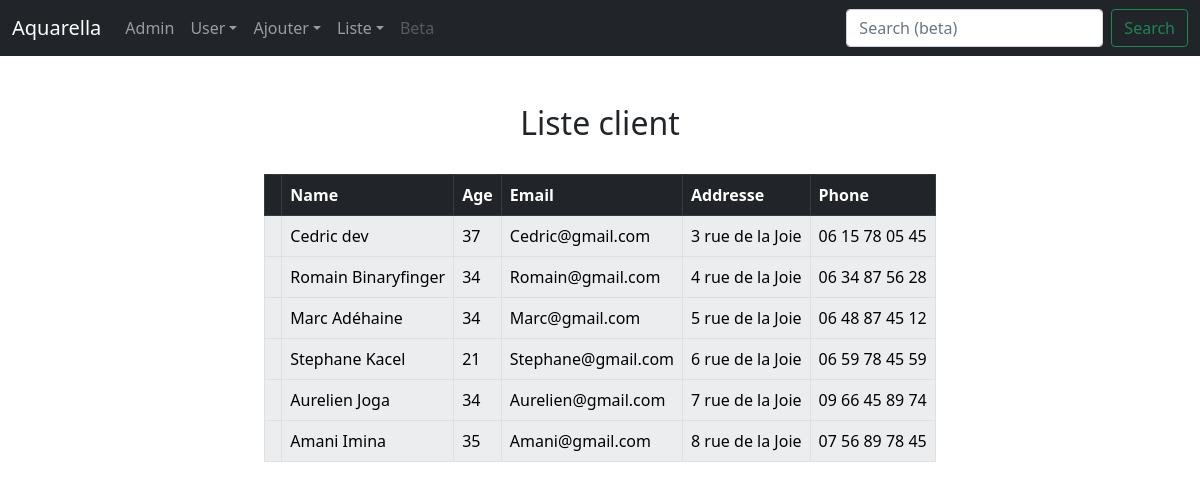
The page /Liste-de-client/ on the database as committed earlier.
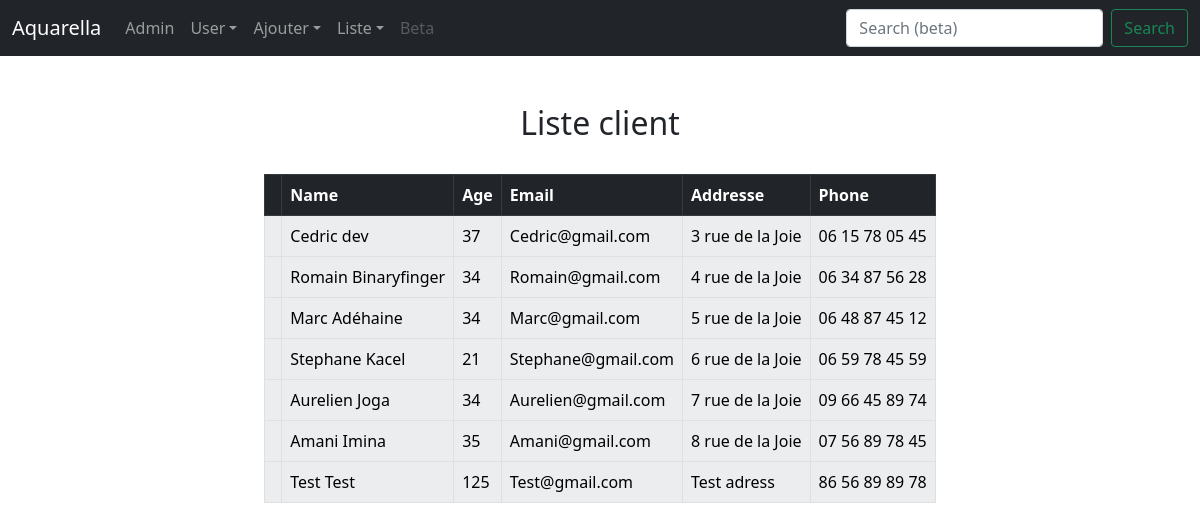
The same page on the database as committed later.
### accounts/models.py (models this page shows)
class Client(models.Model):
    first_name=models.CharField(max_length=30)
    last_name=models.CharField(max_length=30)
    id_client=models.CharField('Id Client',max_length=3)
    age=models.CharField(max_length=3)
    email=models.EmailField('Email Address',max_length=50)
    address=models.CharField(max_length=300)
    phone=models.CharField('Contact Phone',max_length=14)
    def __str__(self):  #allow us to pop up on the page
        return self.first_name + ' ' + self.last_name # put first and last name on website

### accounts/views.py (the view)
# urls.py: path('Liste-de-client/',views.list_client,name='liste_client'),
def list_client(request): # pour afficher liste client
	client_list=Client.objects.all() #put all the client object of cleint
	return render(request,'Liste-de-client.html',{'client_list': client_list})

### templates/Liste-de-client.html (shortened to what this page needs)
{% extends 'base.html' %}
{% block content %}
<center><h2>Liste client</h2></center>
<br/>
<table style="margin: auto; width: auto;" class="table table-bordered table-striped table-hover">
    <thead>
        <tr class="table-dark">
            <th scope="col"></th>
            <th scope="col">Name</th>
            <th scope="col">Age</th>
            <th scope="col">Email</th>
            <th scope="col">Addresse</th>
            <th scope="col">Phone</th>
        </tr>
    </thead>
    {% for liste_de_client in client_list%}
    <tbody>
        <tr class="table-light">
            <th scope="col"></th>
            <td>{{ liste_de_client }}</td>
            <td>{{liste_de_client.age}}</td>
            <td>{{liste_de_client.email}}</td>
            <td>{{liste_de_client.address}}</td>
            <td>{{liste_de_client.phone}}</td>
        </tr>
    </tbody>
    {% endfor %}
</table>
{% endblock content %}

Rows that differ between the two databases and show on the page:
added Client: first_name+last_name "Test Test", age "125", email "Test@gmail.com", address "Test adress", phone "86 56 89 89 78"
